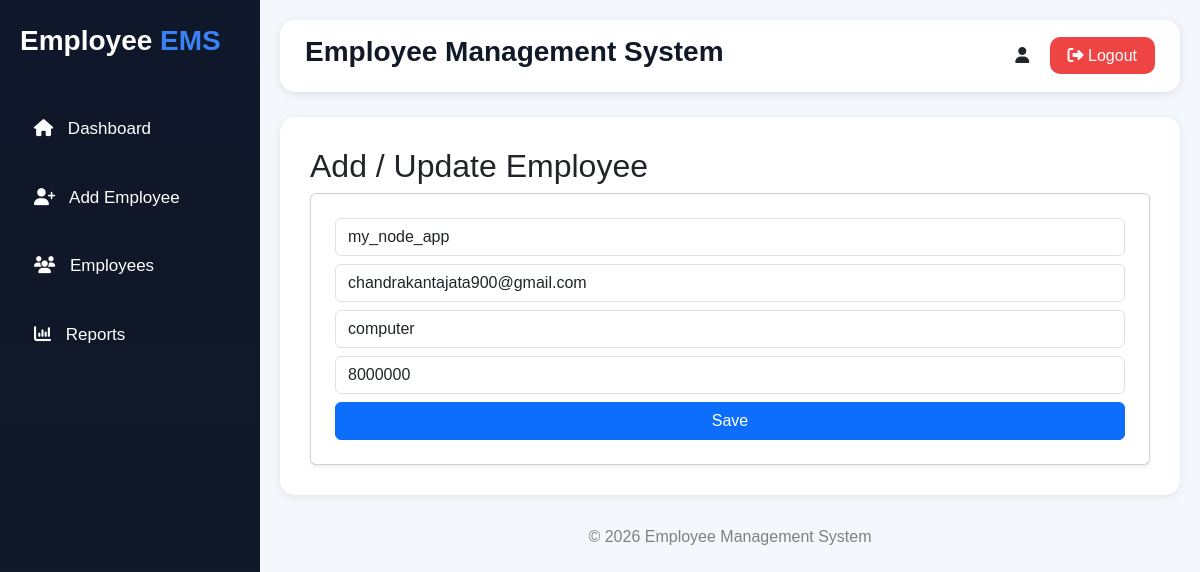
Screenshot of /employees/update/7/ with the database file from the repository.
### epmployees/models.py (models this page shows, shortened)
class Employee(models.Model):
    name = models.CharField(max_length=100)
    email = models.EmailField()
    department = models.CharField(max_length=100)
    salary = models.IntegerField()

### epmployees/views.py (the view, shortened to what this page needs)
# urls.py: path('update/<int:id>/', views.update_employee, name='update_employee'),
def update_employee(request, id):
    employee = get_object_or_404(Employee, id=id)
    return render(request, 'epmployees/update.html', {'employee': employee})

### epmployees/templates/epmployees/update.html (shortened to what this page needs)
{% extends 'epmployees/base.html' %}
{% block content %}
<h2>Add / Update Employee</h2>
<form method="POST" class="card p-4 shadow-sm">
    <input type="text" name="name" class="form-control mb-2" placeholder="Name" value="{{ employee.name }}">
    <input type="email" name="email" class="form-control mb-2" placeholder="Email" value="{{ employee.email }}">
    <input type="text" name="department" class="form-control mb-2" placeholder="Department" value="{{ employee.department }}">
    <input type="number" name="salary" class="form-control mb-2" placeholder="Salary" value="{{ employee.salary }}">
    <button type="submit" class="btn btn-primary">Save</button>
</form>
{% endblock %}

### epmployees/templates/epmployees/base.html (style rules this page uses)
* { margin:0; padding:0; box-sizing:border-box; }
body { background:#f4f7fc; font-family:Arial, sans-serif; }

### rows the page displays
Employee: name "my_node_app", email "chandrakantajata900@gmail.com", department "computer", salary "8000000"
